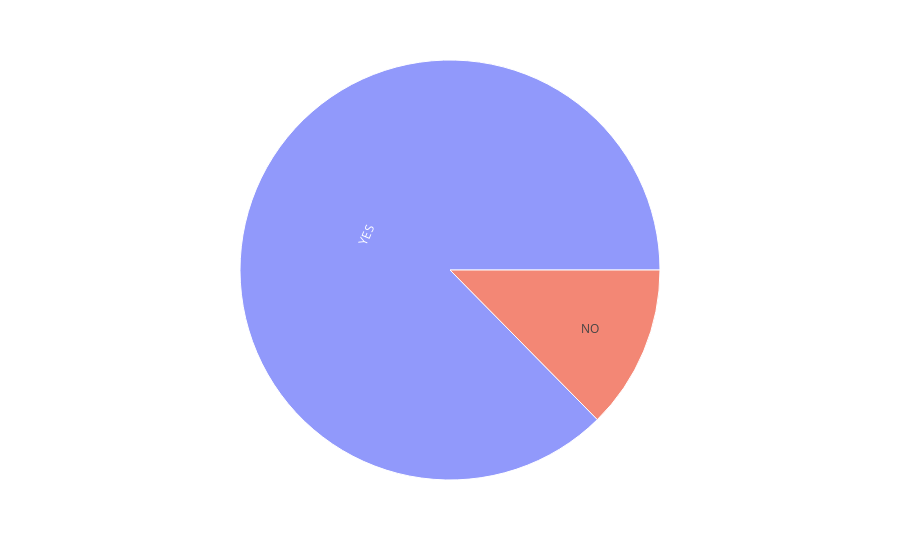

The cell this chart's notebook holds for it:
### Code cell
fig = px.sunburst(data, path=['LUNG_CANCER'])
fig.show()

### Figure 1 — Plotly figure (JSON) as saved in the notebook; plotly's stock layout.template omitted (floating-point values rounded to 4 significant figures)
{"data": [{"branchvalues": "total", "domain": {"x": [0, 1], "y": [0, 1]}, "hovertemplate": "labels=%{label}<br>count=%{value}<br>parent=%{parent}<br>id=%{id}<extra></extra>", "ids": ["NO", "YES"], "labels": ["NO", "YES"], "name": "", "parents": ["", ""], "type": "sunburst", "values": [39, 270]}], "layout": {"legend": {"tracegroupgap": 0}, "margin": {"t": 60}}}
